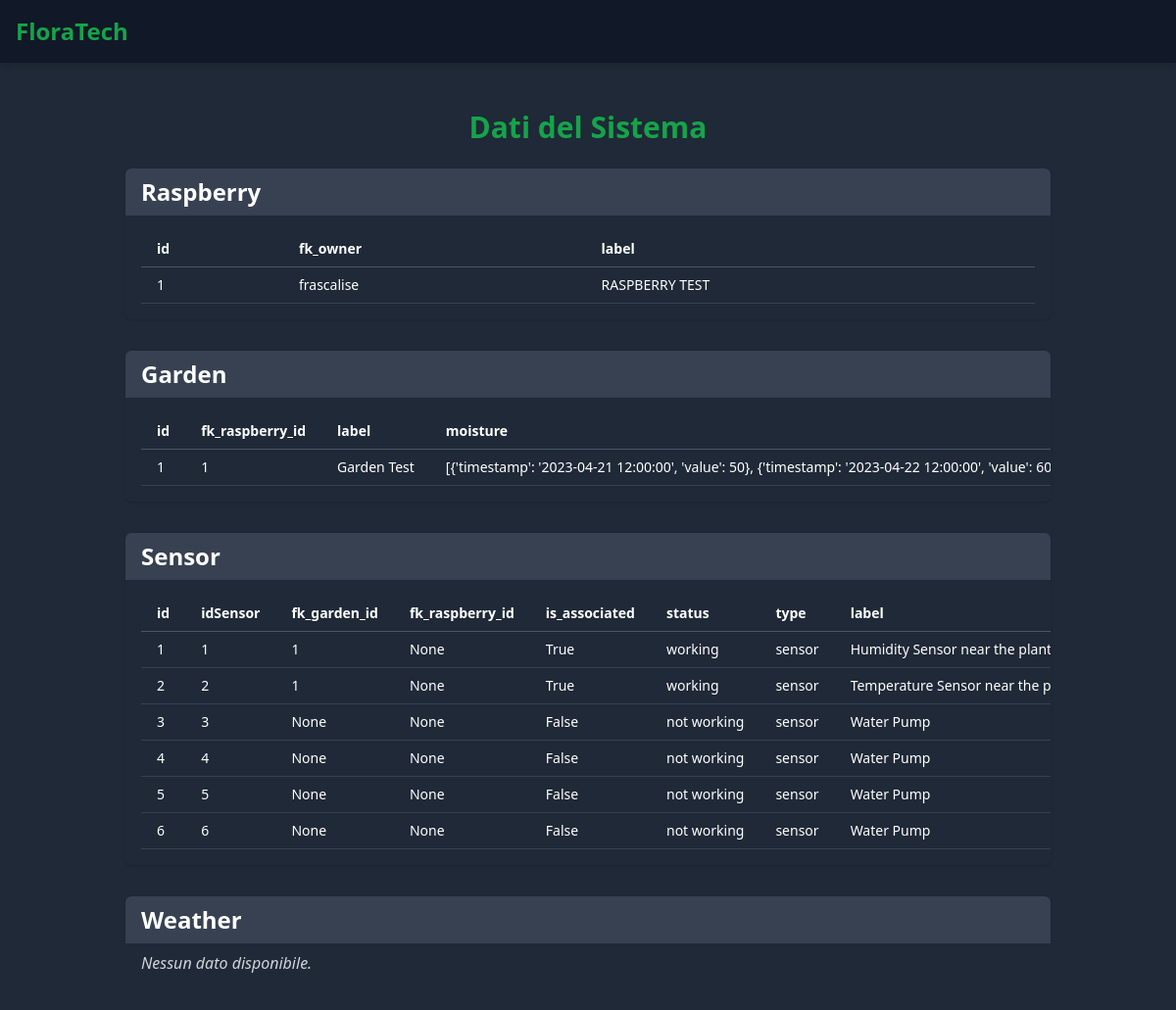
Page /api/show_all/ on the committed database.
### accounts/models.py (models this page shows)
class Raspberry(models.Model):
    id = models.AutoField(primary_key=True)
    fk_owner = models.CharField(max_length=50)
    label = models.CharField(max_length=50)

class Garden(models.Model):
    id = models.AutoField(primary_key=True)
    fk_raspberry = models.ForeignKey(Raspberry, on_delete=models.CASCADE)
    label = models.CharField(max_length=50)
    moisture = models.JSONField(default=list)
    status = models.CharField(default="working", max_length=50) # [ working, not working ]
    plants = models.JSONField(default=list)

class Sensor(models.Model):
    id = models.AutoField(primary_key=True)
    idSensor = models.IntegerField(null=True, blank=True) # ID of the sensor as sent by Leo
    fk_garden = models.ForeignKey(Garden, on_delete=models.CASCADE, null=True, blank=True)
    fk_raspberry = models.ForeignKey(Raspberry, on_delete=models.CASCADE, null=True, blank=True)
    is_associated = models.BooleanField()
    status = models.CharField(default="working", max_length=50) # [ working, not working ]
    type = models.CharField(default="sensor", max_length=50) # [ sensor, actuator ]
    label = models.CharField(max_length=50, default="sensor")  # Custom label for the sensor

### FloraTech/views.py (the view)
# urls.py: path("api/show_all/", show_all, name="show_all"),
def show_all(request):
    raspberry = Raspberry.objects.all().values()
    garden = Garden.objects.all().values()
    sensor = Sensor.objects.all().values()
    weather = Weather.objects.all().values()
    data = {
        'raspberry': list(raspberry),
        'garden': list(garden),
        'sensor': list(sensor),
        'weather': list(weather),
    }
    return render(request, 'api/show_all.html', {'data': data})

### templates/api/show_all.html (shortened to what this page needs)
{% extends "base.html" %}
{% block content %}
<div class="container mx-auto px-4 py-6">
    <h1 class="text-3xl font-bold text-green-600 mb-6 text-center">Dati del Sistema</h1>
    {% for key, items in data.items %}
    <div class="mb-8">
        <h2 class="text-2xl font-semibold text-white bg-gray-700 px-4 py-2 rounded-t-md shadow">
            {{ key|capfirst }}
        </h2>
        {% if items %}
        <div class="bg-gray-800 text-white p-4 rounded-b-md shadow overflow-x-auto">
            <table class="min-w-full text-sm text-left">
                <thead class="border-b border-gray-600">
                    <tr>
                        {% for field in items.0.keys %}
                        <th class="px-4 py-2">{{ field }}</th>
                        {% endfor %}
                    </tr>
                </thead>
                <tbody>
                    {% for item in items %}
                    <tr class="border-b border-gray-700 hover:bg-gray-700">
                        {% for value in item.values %}
                        <td class="px-4 py-2 whitespace-nowrap">{{ value }}</td>
                        {% endfor %}
                    </tr>
                    {% endfor %}
                </tbody>
            </table>
        </div>
        {% else %}
        <p class="text-gray-300 italic px-4 py-2 bg-gray-800 rounded-b-md">Nessun dato disponibile.</p>
        {% endif %}
    </div>
    {% endfor %}
</div>
{% endblock %}

### templates/base.html (shortened to what this page needs)
<!DOCTYPE html>
<html lang="it">
<head>
    <script src="https://cdn.tailwindcss.com"></script>
</head>
<body class="bg-gray-800">
    <nav class="bg-gray-900 p-4 flex justify-between items-center shadow-md">
        <a class="text-2xl font-bold text-green-600" href="{% url 'home' %}">FloraTech</a>
    </nav>
    <div class="container mx-auto p-6">
        {% block content %}{% endblock %}
    </div>
</body>
</html>

### rows in the picture
Raspberry: key "Raspberry", keys "id" "fk_owner" "label", values "1" "frascalise" "RASPBERRY TEST"
Garden: key "Garden", keys "id" "fk_raspberry_id" "label" "moisture", values "1" "1" "Garden Test" "[{'timestamp': '2023-04-21 12:00:00', 'value': 50}, {'timestamp': '2023-04-22 12:00:00', 'value':…"
Sensor: type "Sensor", keys "id" "idSensor" "fk_garden_id" "fk_raspberry_id" "is_associated" "status" "type" "label", values "1" "1" "1" "None" "True" "working" "sensor" "Humidity Sensor near the…"
Sensor: values "2" "2" "1" "None" "True" "working" "sensor" "Temperature Sensor near the…"
Sensor: values "3" "3" "None" "None" "False" "not working" "sensor" "Water Pump"
Sensor: values "4" "4" "None" "None" "False" "not working" "sensor" "Water Pump"
Sensor: values "5" "5" "None" "None" "False" "not working" "sensor" "Water Pump"
Sensor: values "6" "6" "None" "None" "False" "not working" "sensor" "Water Pump"

### other values in the picture
{{ key|capfirst }} "Weather"
